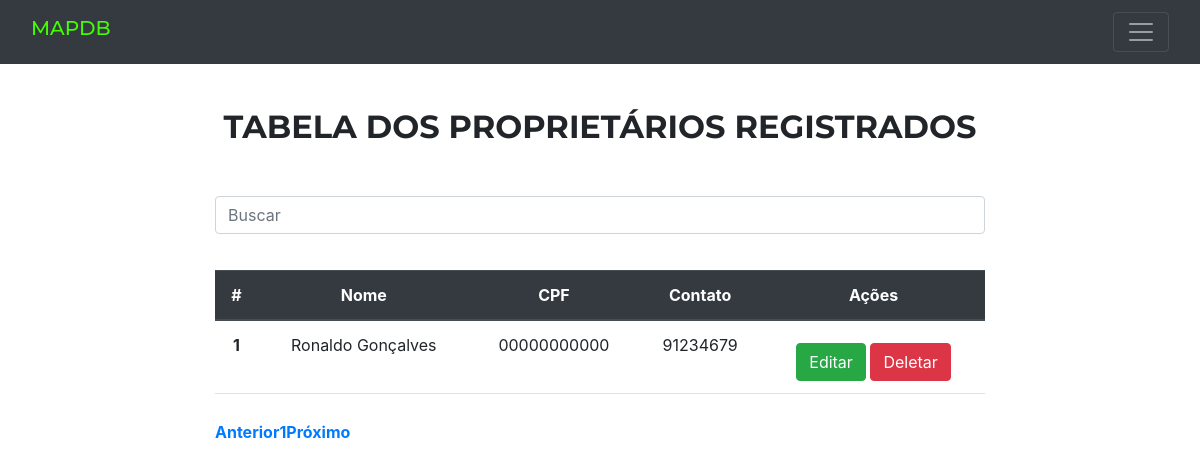
/index_proprietario/ (signed in), run on the app's committed database.
### app/models.py (models this page shows, shortened)
class Proprietarios(models.Model):
    nomeProprietarios = models.CharField(max_length=60)
    cpf = models.CharField(max_length=11)
    contato = models.CharField(max_length=13)

### app/views.py (the view)
# urls.py: path('index_proprietario/', index_proprietario, name='index_proprietario'),
def index_proprietario(request):
    search = request.GET.get('search')
    if search:
        proprietario = Proprietarios.objects.filter(nomeProprietarios__icontains=search)
    else:
        proprietario = Proprietarios.objects.all()
    return render(request, 'index_proprietario.html', {'proprietario': proprietario})

### Templates/index_proprietario.html (shortened to what this page needs)
{% extends 'menu.html' %}
{% load static %}
{% block body%}
<!DOCTYPE html>
<html lang="pt-br">
<head>
    <link rel="stylesheet" href="{% static 'css/indexpropriet.css' %}">
    <link rel="stylesheet" href="https://cdn.jsdelivr.net/npm/bootstrap@4.6.2/dist/css/bootstrap.min.css">
</head>
<body>
{% if request.user.is_authenticated %}
     <div class = "col-8 m-auto pt-2 pb-2 text-center">
        <h2 class="topo">TABELA DOS PROPRIETÁRIOS REGISTRADOS</h2>
        <form method = "get">
            <input type="text" id="search" name="search" class="form-control" placeholder="Buscar">
        </form>
    </div>
    <div class = "col-8 m-auto pt-2 pb-2 text-center">
    <table class="table" id="myTable">
            <thead class="thead-dark">
                  <tr class="table-dark">
                    <th scope="col">#</th>
                    <th scope="col">Nome</th>
                    <th scope="col">CPF</th>
                    <th scope="col">Contato</th>
                    <th scope="col">Ações</th>
                  </tr>
            </thead>
            <tbody>
                {%for dbs in proprietario%}
                  <tr>
                    <th scope="row">{{dbs.id}}</th>
                    <td>{{dbs.nomeProprietarios}}</td>
                    <td>{{dbs.cpf}}</td>
                    <td>{{dbs.contato}}</td>
                    <td>
                       <a href="{% url 'update_proprietario' dbs.id %}" class="btn btn-success"> Editar </a>
                       <a href="{% url 'delete_proprietario' dbs.id %}" class="btn btn-danger" onclick="return confirm('Deseja mesmo apagar este item?')"> Deletar </a>
                    </td>
                  </tr>
                {%endfor%}
          </tbody>
        </table>
        <div class="pagination">
            <a href="javascript:void(0);" class="prev" disabled>Anterior</a>
            <a href="javascript:void(0);" class="active">1</a>
            <a href="javascript:void(0);" class="next">Próximo</a>
        </div>
    </div>
{% else %}
<h2> Área proibida!  </h2>
<a href="/login"> Clique aqui para fazer login </a>
{% endif %}
</body>
</html>
{% endblock %}

### static/css/menu.css (style rules this page uses)
body { background: #e4e4e4ce; margin-bottom: 60px; }
h2 { font-size: 24px; text-align: center; margin-top: 20px; }
a { color: #0066cc; text-decoration: none; font-weight: bold; display: block; text-align: center; margin-top: 10px; }

### static/css/indexpropriet.css (style rules this page uses)
body { margin: 0; border: 0; padding: 0; min-height: 120vh; min-width: 100vw; align-items: center; justify-content: center; font-family: "Montserrat", -apple-system, BlinkMacSystemFont, "Segoe UI", Roboto, "Helvetica Neue", Arial, sans-serif, "Apple Color Emoji", "Segoe UI Emoji", "Segoe UI Symbol", "Noto Color Emoji"; }
.topo { margin-top: 100px; position: relative; align-items: center; justify-content: center; font-weight: bold; margin-bottom: 1rem; font-family: "Montserrat", -apple-system, BlinkMacSystemFont, "Segoe UI", Roboto, "Helvetica Neue", Arial, sans-serif, "Apple Color Emoji", "Segoe UI Emoji", "Segoe UI Symbol", "Noto Color Emoji"; }
table { margin-top: 20px; }
.form-control { margin-top: 50px; }

### data on the page
Proprietarios: id "1", nomeProprietarios "Ronaldo Gonçalves", cpf "00000000000", contato "91234679"
